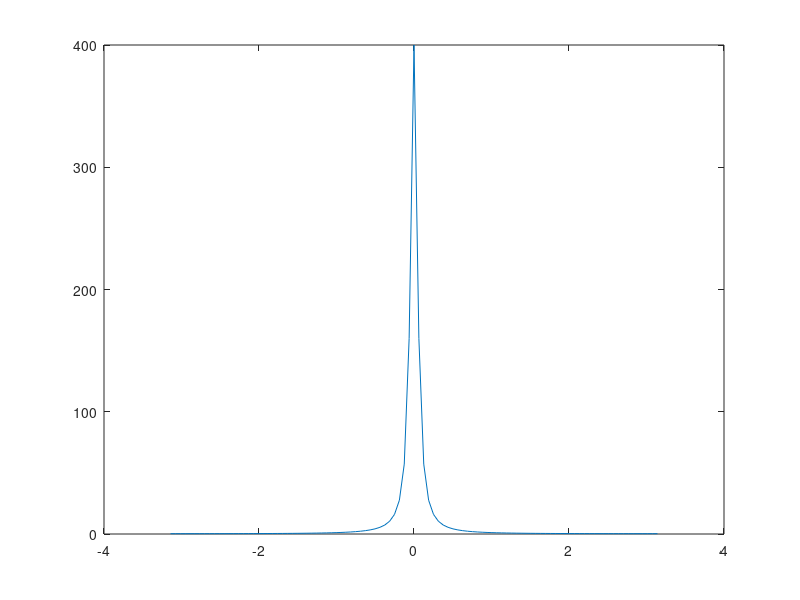

This chart was generated by the following MATLAB code:
% MATLAB script for Illustrative Problem 2.8.
delta_w=2*pi/100;
w=-pi:delta_w:pi;           % one period of Sy
Sy=1./(1.9025-1.9*cos(w));
% Plotting command follows.
plot(w,Sy);